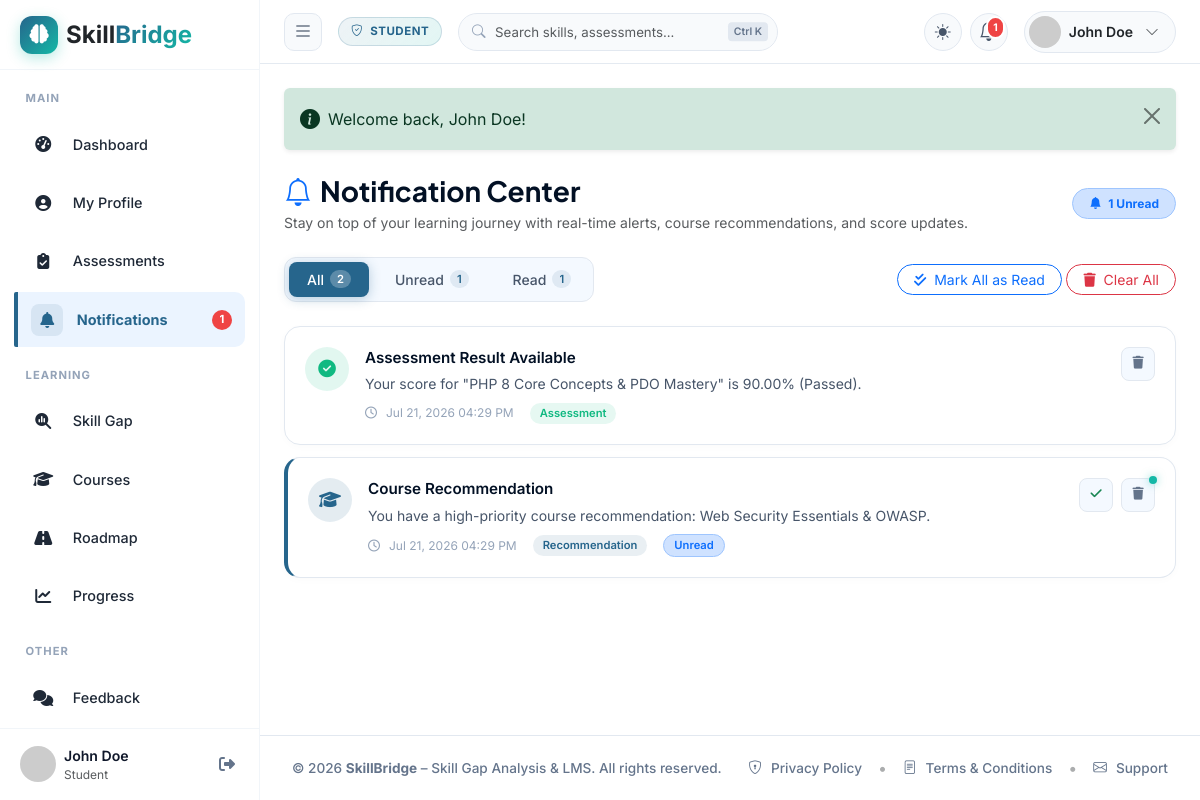
The app's page /student/notification.php (signed in), older data.
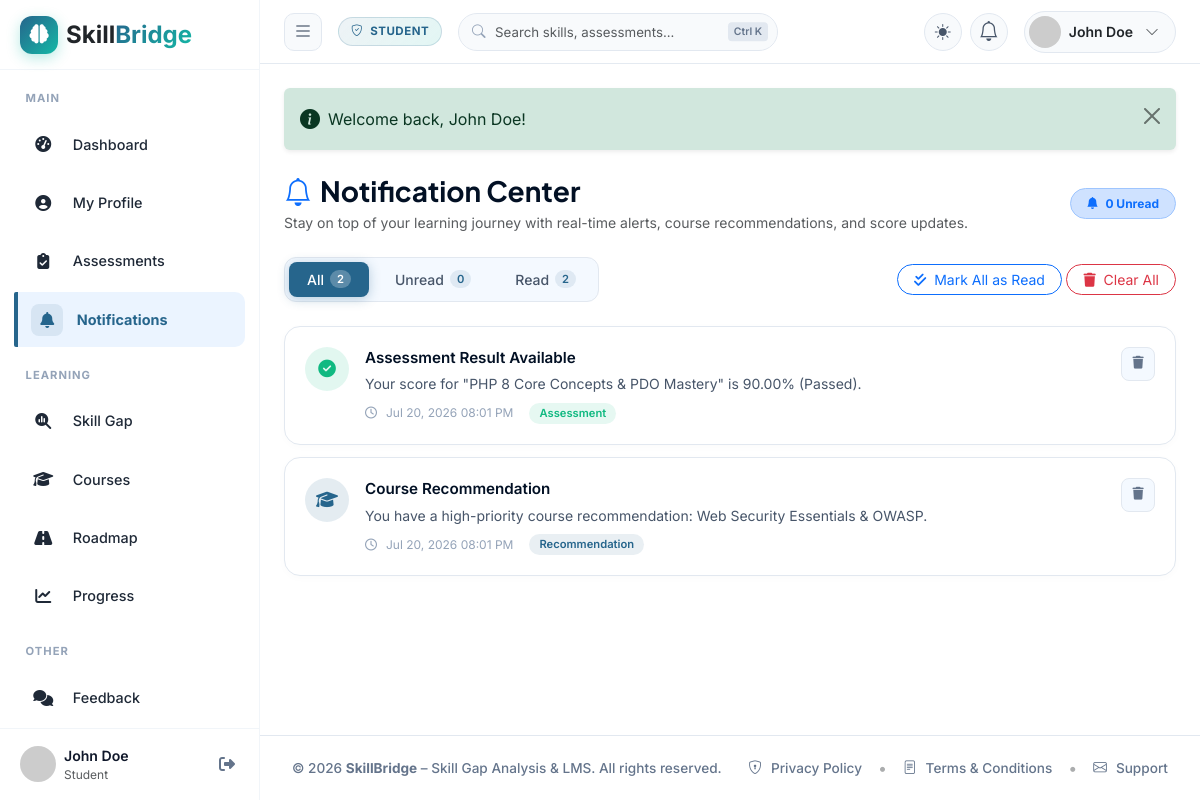
The same page, newer data.
### tables this page shows
CREATE TABLE `notifications` (
  `id` int(11) NOT NULL,
  `user_id` int(11) NOT NULL,
  `title` varchar(150) NOT NULL,
  `message` text NOT NULL,
  `link` varchar(255) DEFAULT '#',
  `is_read` tinyint(1) NOT NULL DEFAULT 0,
  `type` varchar(50) DEFAULT 'system',
  `created_at` datetime DEFAULT current_timestamp()
);

### includes/navbar.php (called while the page is built, shortened)
<?php
require_once __DIR__ . '/functions.php';
$userId = $_SESSION['user_id'] ?? 0;
$notifications = get_user_notifications($userId, 5);
?>

### config/database.php (called while the page is built, shortened)
<?php
class Database {
    private static ?Database $instance = null;
    private ?PDO $pdo = null;
    private function __construct() {
        try {
            $dsn = "mysql:host=" . DB_HOST . ";port=" . DB_PORT . ";dbname=" . DB_NAME . ";charset=utf8mb4";
            $options = [
                PDO::ATTR_ERRMODE            => PDO::ERRMODE_EXCEPTION,
                PDO::ATTR_DEFAULT_FETCH_MODE => PDO::FETCH_ASSOC,
                PDO::ATTR_EMULATE_PREPARES   => false,
            ];
            $this->pdo = new PDO($dsn, DB_USER, DB_PASS, $options);
        } catch (PDOException $e) {
            die("<div style='font-family:sans-serif; padding:20px; background:#fee2e2; color:#991b1b; border:1px solid #f87171; border-radius:8px; margin:20px;'>
                <h2>Database Connection Error</h2>
                <p>Unable to connect to MySQL database <strong>" . DB_NAME . "</strong>.</p>
                <p><strong>Error Message:</strong> " . htmlspecialchars($e->getMessage()) . "</p>
                <hr>
                <p><em>Please make sure MySQL is running in XAMPP and you have imported <code>sql/skillbridge_db.sql</code>.</em></p>
            </div>");
        }
    }
    public static function getInstance(): Database {
        if (self::$instance === null) {
            self::$instance = new Database();
        }
        return self::$instance;
    }
    public function query(string $sql, array $params = []): PDOStatement {
        $stmt = $this->pdo->prepare($sql);
        $stmt->execute($params);
        return $stmt;
    }
    public function fetchAll(string $sql, array $params = []): array {
        $stmt = $this->query($sql, $params);
        return $stmt->fetchAll();
    }
}

### includes/functions.php (called while the page is built, shortened)
<?php
require_once __DIR__ . '/../config/database.php';
function get_user_notifications(int $userId, int $limit = 5): array {
    $db = Database::getInstance();
    return $db->fetchAll("SELECT * FROM notifications WHERE user_id = ? ORDER BY created_at DESC LIMIT $limit", [$userId]);
}
function format_date(?string $datetime, string $format = 'M d, Y h:i A'): string {
    return date($format, strtotime($datetime));
}

### student/notification.php (the view, shortened to what the rows shown need)
<?php
require_once __DIR__ . '/../config/database.php';
require_once __DIR__ . '/../includes/functions.php';
$userId = $_SESSION['user_id'];
$db = Database::getInstance();
$notifications = $db->fetchAll(
    "SELECT * FROM notifications WHERE user_id = ? ORDER BY created_at DESC",
    [$userId]
);
include __DIR__ . '/../includes/header.php';
?>
<div id="notifications-section">
    <?php if (empty($notifications)): ?>
        <div class="notif-empty-state visible card border-0 shadow-sm rounded-4 p-5 text-center my-4 bg-white">
            <div class="empty-icon-ring mx-auto mb-3" style="width: 80px; height: 80px; font-size: 2.2rem;">🔔</div>
            <h4 class="fw-bold text-dark mb-2">All caught up!</h4>
            <p class="text-muted small mb-4 mx-auto" style="max-width: 400px;">You have no notifications right now. Keep learning and we will alert you of score updates, achievements, and course recommendations.</p>
            <div>
                <a href="<?= BASE_URL ?>student/dashboard.php" class="btn btn-primary bg-gradient-primary border-0 rounded-pill px-4">
                    <i class="fa-solid fa-gauge-high me-1"></i> Back to Dashboard
                </a>
            </div>
        </div>
    <?php else: ?>
        <?php foreach ($notifications as $n):
            $isRead = (int)$n['is_read'] === 1;
            $type = $n['type'] ?? 'assessment';
            $iconClass = match($type) {
                'assessment' => 'fa-solid fa-circle-check',
                'recommendation' => 'fa-solid fa-graduation-cap',
                'skill' => 'fa-solid fa-chart-line',
                default => 'fa-solid fa-bell'
            };
            $typeColor = match($type) {
                'assessment' => 'success',
                'recommendation' => 'primary',
                'skill' => 'accent',
                default => 'warning'
            };
            $tagClass = match($type) {
                'assessment' => 'tag-assessment',
                'recommendation' => 'tag-course',
                'skill' => 'tag-skill',
                default => 'tag-reminder'
            };
        ?>
            <div class="notif-card <?= $isRead ? '' : 'unread' ?>" id="notif-card-<?= $n['id'] ?>" data-read="<?= $isRead ? '1' : '0' ?>">
                <div class="notif-card-icon <?= $typeColor ?>">
                    <i class="<?= $iconClass ?>"></i>
                </div>
                <div class="notif-card-body">
                    <div class="notif-card-title"><?= htmlspecialchars($n['title']) ?></div>
                    <div class="notif-card-desc"><?= htmlspecialchars($n['message']) ?></div>
                    <div class="notif-card-meta">
                        <span class="notif-card-time">
                            <i class="fa-regular fa-clock me-1"></i> <?= format_date($n['created_at']) ?>
                        </span>
                        <span class="notif-card-tag <?= $tagClass ?>"><?= ucfirst($type) ?></span>
                        <?php if (!$isRead): ?>
                            <span class="notif-card-tag bg-primary-subtle text-primary border border-primary-subtle">Unread</span>
                        <?php endif; ?>
                    </div>
                </div>
                <div class="notif-card-actions">
                    <?php if (!$isRead): ?>
                        <button class="notif-action-btn text-success" title="Mark as Read" onclick="markSingleNotifRead(<?= $n['id'] ?>)">
                            <i class="fa-solid fa-check"></i>
                        </button>
                    <?php endif; ?>
                    <button class="notif-action-btn delete" title="Delete" onclick="deleteSingleNotif(<?= $n['id'] ?>)">
                        <i class="fa-solid fa-trash"></i>
                    </button>
                </div>
            </div>
        <?php endforeach; ?>
    <?php endif; ?>
</div>
<?php include __DIR__ . '/../includes/footer.php'; ?>

Row changes from the older to the newer data that the page shows:
changed notifications "Assessment Result Available": created_at "Jul 21, 2026 04:29 PM" → "Jul 20, 2026 08:01 PM"
changed notifications "Course Recommendation": created_at "Jul 21, 2026 04:29 PM" → "Jul 20, 2026 08:01 PM"; no longer shows "Unread"
Text that changed along with them:
$countUnread: "1" → "0"
$countRead: "1" → "2"
$unreadNotifCount: "1" → (not shown)
$unreadCount: "1" → (not shown)
